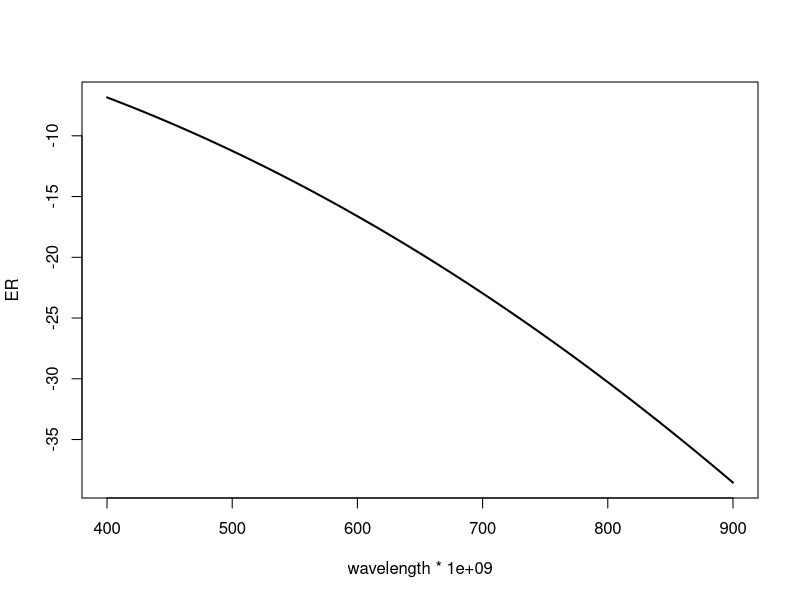
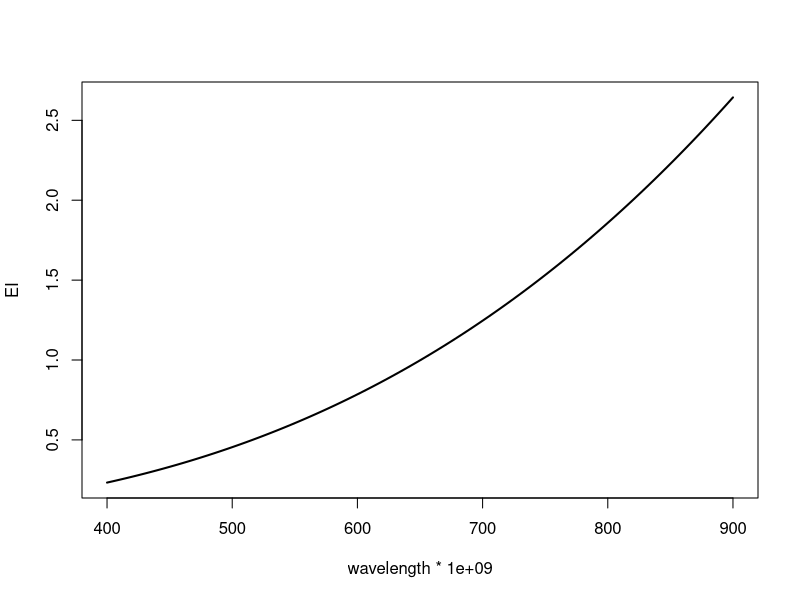

The R script that drew these images, in order: (Note: this script raises an error after producing the figures.)
epsir_drude<-function(w,wp,tau){
  
  return(1-((wp^2*tau^2)/(1+w^2*tau^2)))
  
}

epsii_drude<-function(w,wp,tau){
  
  return((wp^2*tau^2)/(w*(1+(w^2*tau^2))))
  
}

eps_drude<-function(w,wp,tau){
  
  return(1-(wp^2/(w^2+w*tau*(1i))))
  
}

wavelength<-seq(400e-9,900e-9,,100)
w<-2*pi*3e8/wavelength

ER<-Re(eps_drude(w,1.32e16,1.4e14))
EI<-Im(eps_drude(w,1.32e16,1.4e14))

plot(wavelength*1e9,ER, type='l',lwd=2)
plot(wavelength*1e9,EI, type='l',lwd=2)


tikz("figure-drudemodel-espilons.tex",width=4,height=4)

par(mar=c(5, 4, 4, 5) + 0.1,yaxs = "i",xaxs="i")

plot(NA,NA,xlim=c(min(wavelength*1e9),max(wavelength*1e9)),ylim=c(min(10*EI-40),max(ER)),xlab="",ylab="")
lines(wavelength*1e9,ER, type='l',lwd=2)
lines(wavelength*1e9,10*EI-40, type='l',lwd=2,col=2)
aX <- axTicks(1)
#axis(3,at=aX,labels=2*pi*3e8/aX*1e9)
aY <- axTicks(2)
axis(4,at=aY,labels= aY/10+4)
title(xlab="wavelength (nm)")
title(ylab="$\\varepsilon_r$")
mtext(text="$\\varepsilon_i$",side=4,padj=4.5)

lines(rep(wavelength[47]*1e9,20),seq(-40,ER[47],,20),lty=2)
lines(seq(wavelength[47]*1e9,1000,,20),rep(10*EI[47]-40,20),lty=2)
lines(seq(0,wavelength[47]*1e9,,20),rep(ER[47],20),lty=2)
points(wavelength[47]*1e9,ER[47],pch=16)
points(wavelength[47]*1e9,10*EI[47]-40,pch=16,col=2)
text(wavelength[47]*1e9,ER[47],labels="$-18.6$",pos=4)
text(wavelength[47]*1e9,10*EI[47]-40,labels="$0.92$",pos=2,col=2)

dev.off()
